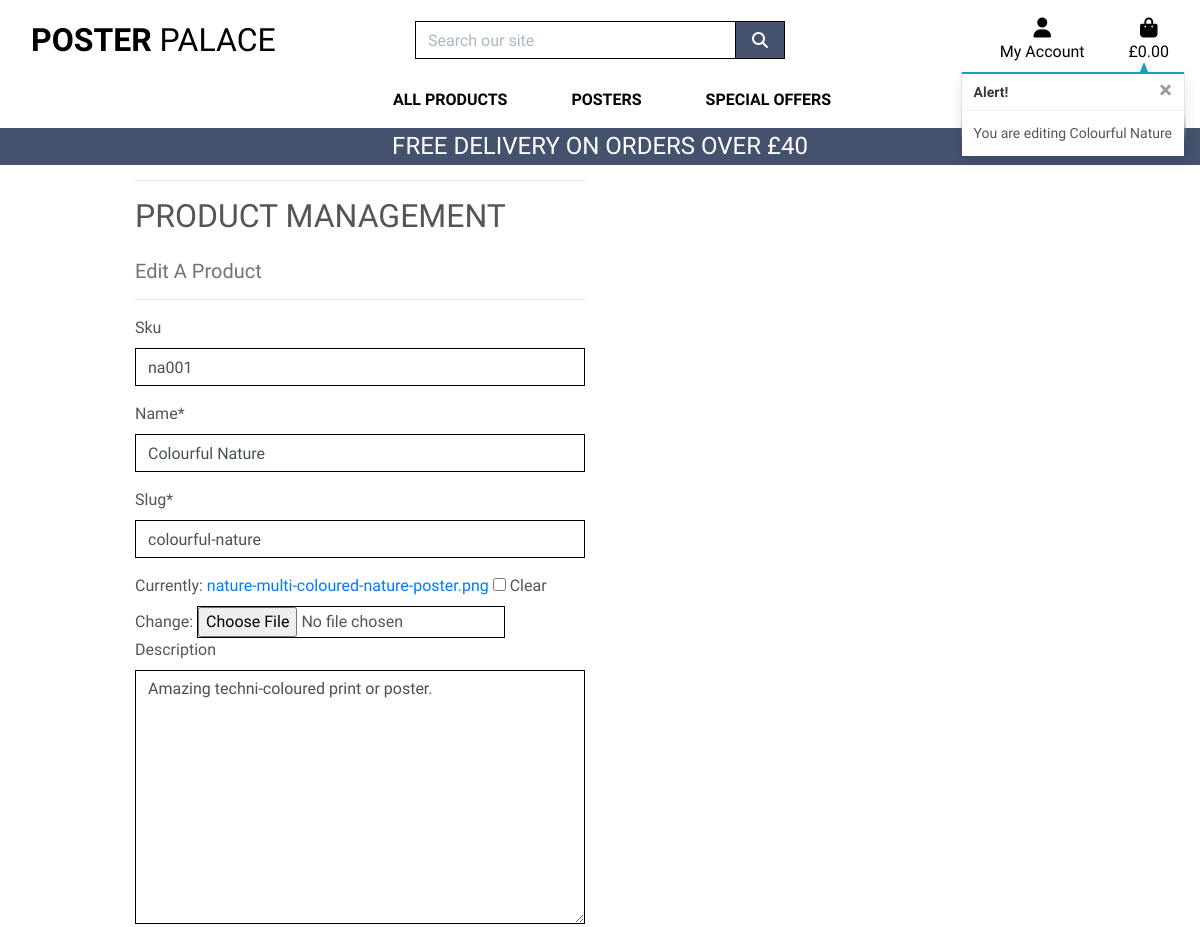
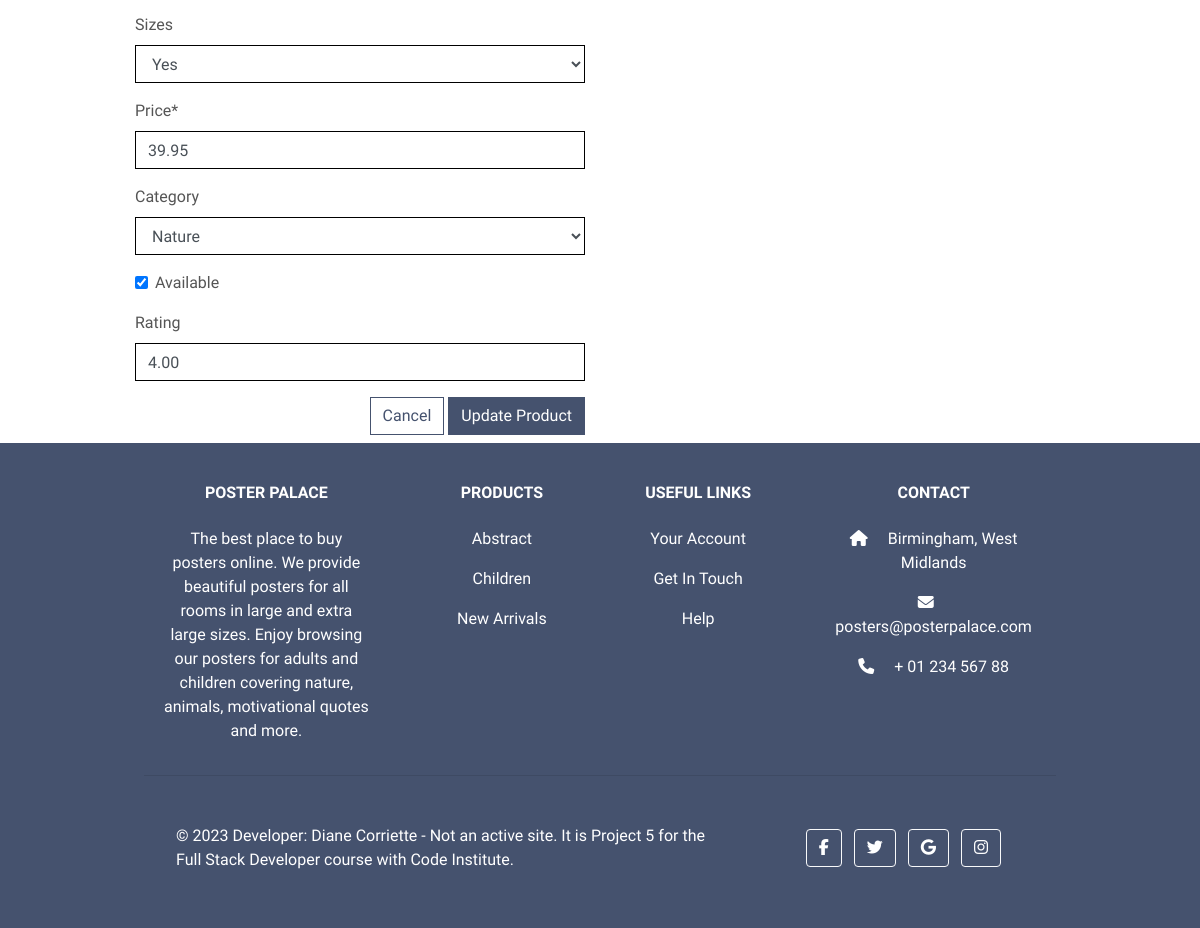
Page /products/edit/4/ (signed in) on the committed database (2 pictures, top to bottom).
### products/models.py (models this page shows, shortened)
class Product(models.Model):
    sku = models.CharField(max_length=15,
                           default=get_random_string,
                           null=True, blank=True)
    name = models.CharField(max_length=200)
    slug = models.SlugField(max_length=200, unique=True)
    image = models.ImageField(null=True, blank=True)
    description = models.TextField(blank=True)
    sizes = models.BooleanField(default=False, null=True, blank=True)
    price = models.DecimalField(default=9.95, max_digits=8, decimal_places=2)
    category = models.ForeignKey('Category', null=True,
                                 blank=True, on_delete=models.SET_NULL)
    available = models.BooleanField(default=True)
    rating = models.DecimalField(max_digits=7, decimal_places=2,
                                 null=True, blank=True)
    created = models.DateTimeField(auto_now_add=True)
    updated = models.DateTimeField(auto_now=True)

### products/views.py (the view)
# urls.py: path('edit/<int:product_id>/', views.edit_product, name='edit_product'),
@login_required
def edit_product(request, product_id):
    if not request.user.is_superuser:
        messages.error(request, 'Sorry, only store owners can do that.')
        return redirect(reverse('home'))
    product = get_object_or_404(Product, pk=product_id)
    if request.method == 'POST':
        form = ProductForm(request.POST, request.FILES, instance=product)
        if form.is_valid():
            form.save()
            messages.success(request, 'The product was updated successfully!')
            return redirect(reverse('product_detail', args=[product.id]))
        else:
            messages.error(request, (
                'Failed to update product, please check your form for errors.'
            ))
    else:
        form = ProductForm(instance=product)
    messages.info(request, f'You are editing {product.name}')
    template = 'products/edit_product.html'
    context = {
        'form': form,
        'product': product
    }
    return render(request, template, context)

### products/forms.py
class ProductForm(forms.ModelForm):
    class Meta:
        model = Product
        fields = '__all__'
    def __init__(self, *args, **kwargs):
        super().__init__(*args, **kwargs)
        categories = Category.objects.all()
        friendly_names = [(c.id, c.get_friendly_name()) for c in categories]
        self.fields['category'].choices = friendly_names
        for field_name, field in self.fields.items():
            field.widget.attrs['class'] = 'border-black rounded-0'

### bag/contexts.py (called while the page is built, shortened)
def bag_contents(request):
    bag_items = []
    total = 0
    product_count = 0
    bag = request.session.get('bag', {})
    if total < settings.FREE_DELIVERY_THRESHOLD:
        delivery = total * Decimal(settings.STANDARD_DELIVERY_PERCENTAGE / 100)
        free_delivery_delta = settings.FREE_DELIVERY_THRESHOLD - total
    else:
        delivery = 0
        free_delivery_delta = 0
    grand_total = delivery + total
    context = {
        'bag_items': bag_items,
        'total': total,
        'product_count': product_count,
        'delivery': delivery,
        'free_delivery_delta': free_delivery_delta,
        'free_delivery_threshold': settings.FREE_DELIVERY_THRESHOLD,
        'grand_total': grand_total,
    }
    return context

### products/models.py (called while the page is built)
    def get_friendly_name(self):
        return self.friendly_name

### products/templates/products/edit_product.html (shortened to what this page needs)
{% extends "base.html" %}
{% load static %}
{% block page_header %}
    <div class="container header-container">
    </div>
{% endblock %}
{% block content %}
    <div class="overlay"></div>
    <div class="container">
        <div class="row">
            <div class="col-12 col-md-6">
                <hr>
                <h2 class="logo-font mb-4">Product Management</h2>
                <h5 class="text-muted">Edit A Product</h5>
                <hr>
            </div>
        </div>
        <div class="row">
            <div class="col-12 col-md-6">
                <form method="POST" action="{% url 'edit_product' product.id %}" class="form mb-2" enctype="multipart/form-data">
                    {% for field in form %}
                        {% if field.name != 'image' %}
                            {{ field | as_crispy_field }}
                        {% else %}
                            {{ field }}
                        {% endif %}
                    {% endfor %}
                    <div class="text-right">
                        <a class="btn btn-outline-black rounded-0" href="{% url 'products' %}">Cancel</a>
                        <button class="btn btn-black rounded-0" type="submit">Update Product</button>
                    </div>
                </form>
            </div>
        </div>
    </div>
{% endblock %}

### static/css/style.css (style rules this page uses)
body { color: #555; font-family: 'Mulish', sans-serif; height: 100vh; }
.logo-font { text-transform: uppercase; }
.btn-black { background: #45526e; color: white; }
.btn-outline-black { background: white; color: #45526e !important; border: 1px solid #45526e; }
.border-black { border: 1px solid black !important; }
.overlay { height: 100%; width: 100%; top: 0; left: 0; position: fixed; background: white; z-index: -1; }
@media (min-width: 1200px) { .container { max-width: 80%; } }
@media (min-width: 992px) { .header-container { padding-top: 164px; } }

### rows in the picture
Product: sku "na001" "Colourful Nature" "colourful-nature" "Amazing techni-coloured print or poster." "Yes" "39.95" "Nature" "☑" "4.00"

### other values in the picture
{{ free_delivery_threshold }} "40"
{{ message }} "You are editing Colourful Nature"
